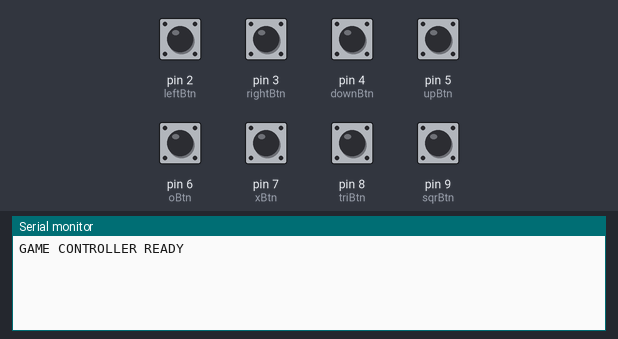
The sketch below on a simulated Arduino Leonardo, built with avr-gcc and run on an emulated ATmega32U4. Parts: the last lines printed to the serial monitor. Inputs (shaded band) come from the test bench; at power-on: pin 2 (leftBtn), pin 3 (rightBtn), pin 4 (downBtn), pin 5 (upBtn), pin 6 (oBtn), pin 7 (xBtn), pin 8 (triBtn), pin 9 (sqrBtn) HIGH. USB keyboard and mouse output is not drawn.

Above: at 1.2 s.
1.3 s: pin 2 (leftBtn) pulled LOW for 0.15 s
At 1.8 s:
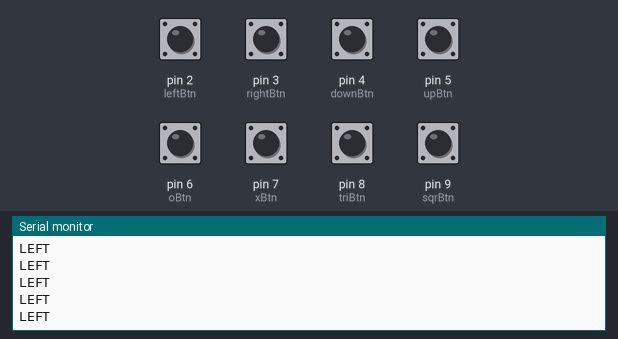
2.9 s: pin 3 (rightBtn) pulled LOW for 0.15 s
At 3.6 s:
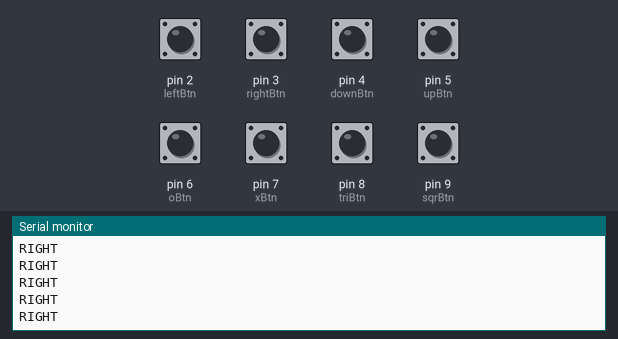
4.5 s: pin 4 (downBtn) pulled LOW for 0.15 s
At 5.4 s:
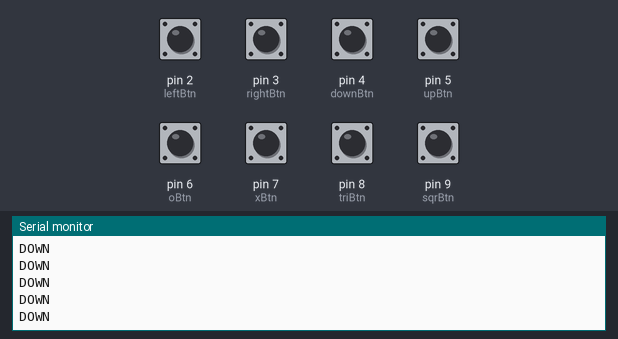
6.1 s: pin 5 (upBtn) pulled LOW for 0.15 s
At 7.2 s:
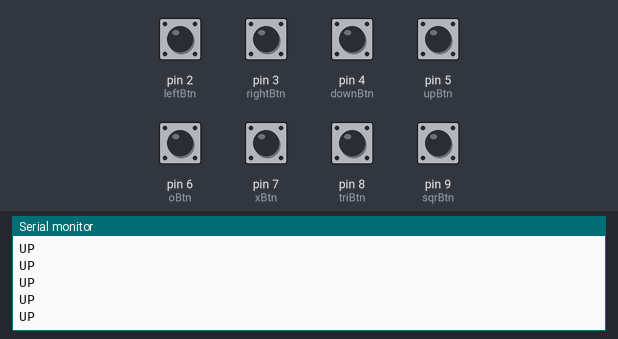
7.7 s: pin 6 (oBtn) pulled LOW for 0.15 s
At 9.0 s:
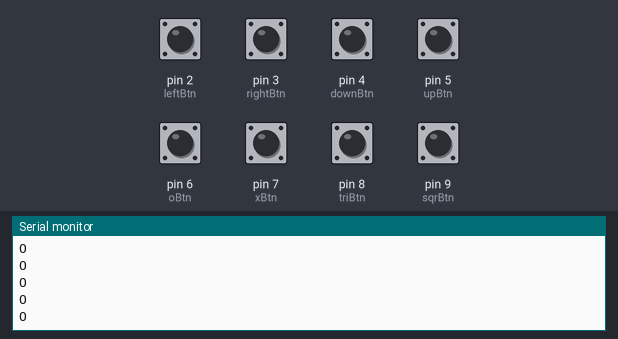
9.3 s: pin 7 (xBtn) pulled LOW for 0.15 s
At 10.8 s:
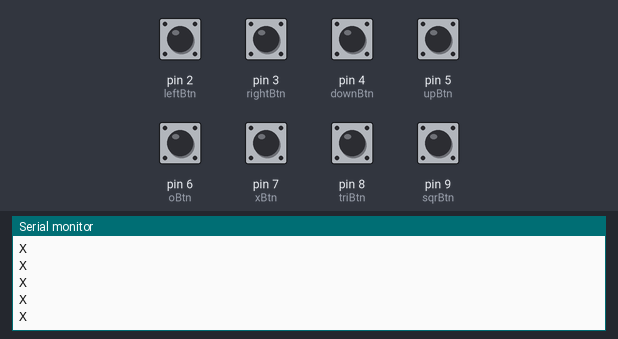

The sketch:

UNO_R4_WIFI.ino
```cpp
#include <Keyboard.h>

const int upBtn = 5;   //r5
const int downBtn = 4;  //l4
const int leftBtn = 2;  //u2
const int rightBtn = 3;  //d3

const int xBtn = 7;
const int oBtn = 6;
const int triBtn = 8;
const int sqrBtn = 9;

void setup() {

  Serial.begin(9600);

  while (!Serial);

  pinMode(upBtn, INPUT_PULLUP);
  pinMode(downBtn, INPUT_PULLUP);
  pinMode(leftBtn, INPUT_PULLUP);
  pinMode(rightBtn, INPUT_PULLUP);

  pinMode(xBtn, INPUT_PULLUP);
  pinMode(oBtn, INPUT_PULLUP);
  pinMode(triBtn, INPUT_PULLUP);
  pinMode(sqrBtn, INPUT_PULLUP);

  Keyboard.begin();

  Serial.println("GAME CONTROLLER READY");
}

void loop() {

  // ===== ACTION BUTTONS =====

  if (digitalRead(xBtn) == LOW) {

    Keyboard.press('x');
    Serial.println("X");

  } else {

    Keyboard.release('x');
  }

  if (digitalRead(oBtn) == LOW) {

    Keyboard.press('o');
    Serial.println("O");

  } else {

    Keyboard.release('o');
  }

  if (digitalRead(triBtn) == LOW) {

    Keyboard.press('t');
    Serial.println("TRIANGLE");

  } else {

    Keyboard.release('t');
  }

  if (digitalRead(sqrBtn) == LOW) {

    Keyboard.press('s');
    Serial.println("SQUARE");

  } else {

    Keyboard.release('s');
  }

  // ===== DIRECTION BUTTONS =====

  if (digitalRead(upBtn) == LOW) {

    Keyboard.press(KEY_UP_ARROW);
    Serial.println("UP");

  } else {

    Keyboard.release(KEY_UP_ARROW);
  }

  if (digitalRead(downBtn) == LOW) {

    Keyboard.press(KEY_DOWN_ARROW);
    Serial.println("DOWN");

  } else {

    Keyboard.release(KEY_DOWN_ARROW);
  }

  if (digitalRead(leftBtn) == LOW) {

    Keyboard.press(KEY_LEFT_ARROW);
    Serial.println("LEFT");

  } else {

    Keyboard.release(KEY_LEFT_ARROW);
  }

  if (digitalRead(rightBtn) == LOW) {

    Keyboard.press(KEY_RIGHT_ARROW);
    Serial.println("RIGHT");

  } else {

    Keyboard.release(KEY_RIGHT_ARROW);
  }

  delay(30);
}
```

Measured:
- after the input at 1.3 s, the serial monitor: prints a new line at once (image 1)
- after the input at 2.9 s, the serial monitor: prints a new line at once (image 2)
- after the input at 4.5 s, the serial monitor: prints a new line at once (image 3)
- after the input at 6.1 s, the serial monitor: prints a new line at once (image 4)
- after the input at 7.7 s, the serial monitor: prints a new line at once (image 5)
- after the input at 9.3 s, the serial monitor: prints a new line at once (image 6)
